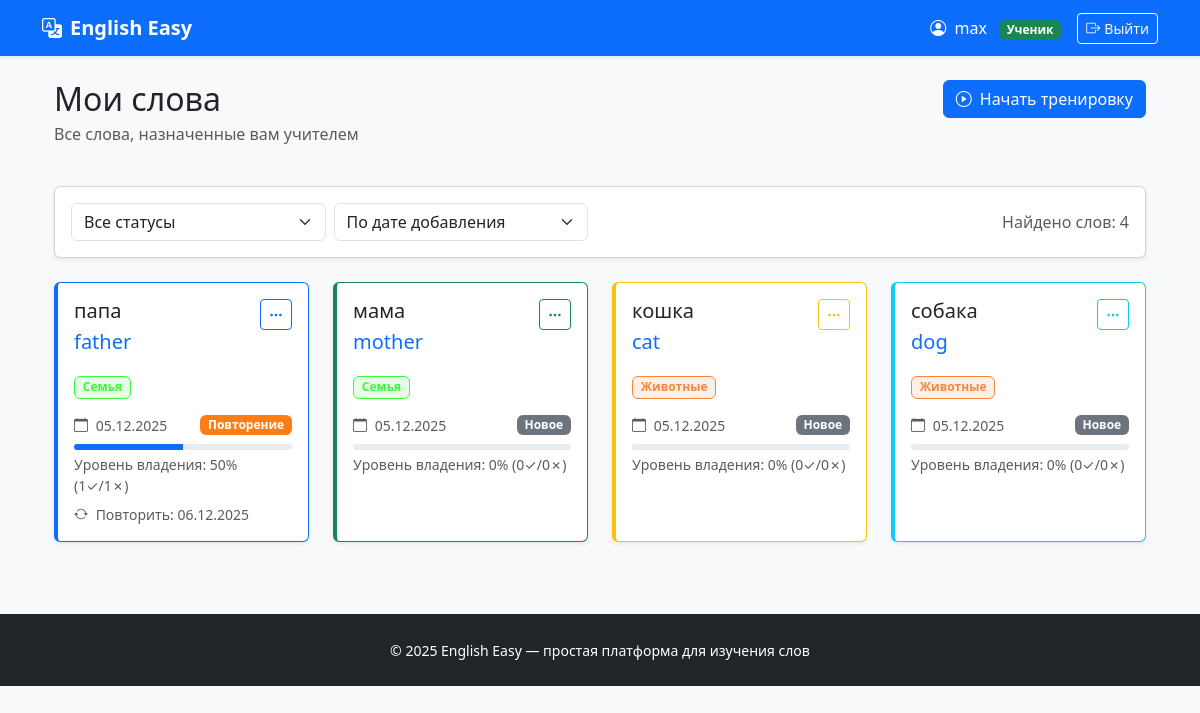
/vocabulary/student/words/ (signed in), run on the app's committed database.
### users/models.py (models this page shows, shortened)
class User(AbstractUser):
    ROLE_CHOICES = (
        ('teacher', 'Учитель'),
        ('student', 'Ученик'),
    )
    role = models.CharField(max_length=10, choices=ROLE_CHOICES, default='student')
    def is_teacher(self):
        return self.role == 'teacher'
    def is_student(self):
        return self.role == 'student'

### vocabulary/models.py (models this page shows, shortened)
class StudentWord(models.Model):
    STATUS_CHOICES = (
        ('new', 'Новое'),
        ('learning', 'Изучается'),
        ('review', 'Повторение'),
        ('completed', 'Изучено'),
    )
    student = models.ForeignKey(
        settings.AUTH_USER_MODEL,
        on_delete=models.CASCADE,
        related_name='assigned_words',
        limit_choices_to={'role': 'student'}
    )
    assigned_by = models.ForeignKey(
        settings.AUTH_USER_MODEL,
        on_delete=models.SET_NULL,
        null=True,
        blank=True,
        related_name='assigned_words_by_teacher',
        verbose_name="Назначено учителем"
    )
    word = models.ForeignKey(Word, on_delete=models.CASCADE)
    assigned_at = models.DateTimeField("Назначено", auto_now_add=True)
    status = models.CharField("Статус", max_length=10, choices=STATUS_CHOICES, default='new')
    last_reviewed = models.DateTimeField("Последнее повторение", null=True, blank=True)
    next_review = models.DateTimeField("Следующее повторение", null=True, blank=True)
    review_count = models.IntegerField("Количество повторений", default=0)
    correct_answers = models.IntegerField("Правильных ответов", default=0)
    wrong_answers = models.IntegerField("Неправильных ответов", default=0)
    class Meta:
        unique_together = ('student', 'word')
        ordering = ['-assigned_at']
        verbose_name = "Назначенное слово"
        verbose_name_plural = "Назначенные слова"
    def get_mastery_level(self):
        total = self.correct_answers + self.wrong_answers
        if total == 0:
            return 0
        return int((self.correct_answers / total) * 100)

class Word(models.Model):
    russian = models.CharField("Русский", max_length=100)
    english = models.CharField("English", max_length=100)
    topic = models.ForeignKey(
        Topic,
        null=True,
        blank=True,
        on_delete=models.SET_NULL,
        related_name='words'
    )
    created_at = models.DateTimeField(auto_now_add=True)
    class Meta:
        unique_together = ('russian', 'english')
        ordering = ['russian']
        verbose_name = "Слово"
        verbose_name_plural = "Слова"

class Topic(models.Model):
    name = models.CharField("Название темы", max_length=100)
    color = models.CharField("Цвет (HEX)", max_length=7, default="#3B82F6")
    created_at = models.DateTimeField(auto_now_add=True)
    class Meta:
        ordering = ['name']
        verbose_name = "Тема"
        verbose_name_plural = "Темы"

### vocabulary/views.py (the view)
# urls.py: path('student/words/', views.student_words_list, name='student_words'),
@login_required
def student_words_list(request):
    if not request.user.is_student():
        return redirect('dashboard:home')
    words = StudentWord.objects.filter(student=request.user)
    status = request.GET.get('status')
    if status and status != 'all':
        words = words.filter(status=status)
    sort_by = request.GET.get('sort', 'date')
    if sort_by == 'alphabet':
        words = words.order_by('word__russian')
    elif sort_by == 'topic':
        words = words.order_by('word__topic__name')
    else:
        words = words.order_by('-assigned_at')
    return render(request, 'vocabulary/student_words.html', {'words': words})

### vocabulary/templates/vocabulary/student_words.html (shortened to what this page needs)
{% extends 'base.html' %}
{% block content %}
<div class="container-fluid">
    <div class="row mb-4">
        <div class="col">
            <h1 class="h2 mb-1">Мои слова</h1>
            <p class="text-muted">Все слова, назначенные вам учителем</p>
        </div>
        <div class="col-auto">
            <a href="{% url 'vocabulary:practice' %}" class="btn btn-primary">
                <i class="bi bi-play-circle me-2"></i>Начать тренировку
            </a>
        </div>
    </div>
    <div class="card shadow-sm mb-4">
        <div class="card-body py-3">
            <div class="row align-items-center">
                <div class="col-md-6 mb-2 mb-md-0">
                    <form method="get" class="d-flex">
                        <select name="status" class="form-select me-2" onchange="this.form.submit()">
                            <option value="all" {% if not request.GET.status or request.GET.status == 'all' %}selected{% endif %}>Все статусы</option>
                        </select>
                        <select name="sort" class="form-select" onchange="this.form.submit()">
                            <option value="date" {% if request.GET.sort == 'date' %}selected{% endif %}>По дате добавления</option>
                        </select>
                    </form>
                </div>
                <div class="col-md-6 text-md-end">
                    <span class="text-muted">Найдено слов: {{ words.count }}</span>
                </div>
            </div>
        </div>
    </div>
    {% if words %}
        <div class="row" id="wordsList">
            {% for student_word in words %}
                <div class="col-md-6 col-lg-4 col-xl-3 mb-4">
                    <div class="card word-card border-{% cycle 'primary' 'success' 'warning' 'info' 'danger' as cardcolor %} shadow-sm h-100">
                        <div class="card-body">
                            <div class="d-flex justify-content-between align-items-start mb-3">
                                <div>
                                    <h5 class="card-title mb-1">{{ student_word.word.russian }}</h5>
                                    <p class="card-text text-primary fs-5">{{ student_word.word.english }}</p>
                                </div>
                                <div class="dropdown">
                                    <button class="btn btn-sm btn-outline-{{ cardcolor }}" type="button" data-bs-toggle="dropdown">
                                        <i class="bi bi-three-dots"></i>
                                    </button>
                                </div>
                            </div>
                            {% if student_word.word.topic %}
                                <span class="badge mb-3" style="background-color: {{ student_word.word.topic.color }}20; color: {{ student_word.word.topic.color }}; border: 1px solid {{ student_word.word.topic.color }}">
                                    {{ student_word.word.topic.name }}
                                </span>
                            {% endif %}
                            <div class="d-flex justify-content-between align-items-center mb-2">
                                <small class="text-muted">
                                    <i class="bi bi-calendar me-1"></i>
                                    {{ student_word.assigned_at|date:"d.m.Y" }}
                                </small>
                                <span class="badge bg-{{ student_word.status }}">
                                    {{ student_word.get_status_display }}
                                </span>
                            </div>
                            <div class="progress" style="height: 6px;">
                                <div class="progress-bar bg-{{ cardcolor }}"
                                     style="width: {{ student_word.get_mastery_level }}%"></div>
                            </div>
                            <small class="text-muted d-block mt-1">
                                Уровень владения: {{ student_word.get_mastery_level }}%
                                ({{ student_word.correct_answers }}✓/{{ student_word.wrong_answers }}✗)
                            </small>
                            {% if student_word.next_review %}
                                <small class="text-muted d-block mt-2">
                                    <i class="bi bi-arrow-repeat me-1"></i>
                                    Повторить: {{ student_word.next_review|date:"d.m.Y" }}
                                </small>
                            {% endif %}
                        </div>
                    </div>
                </div>
            {% endfor %}
        </div>
    {% endif %}
</div>
{% endblock %}

### templates/base.html (shortened to what this page needs)
<!DOCTYPE html>
<html lang="ru">
<head>
    <link href="https://cdn.jsdelivr.net/npm/bootstrap@5.3.3/dist/css/bootstrap.min.css" rel="stylesheet">
    <link href="https://cdn.jsdelivr.net/npm/bootstrap-icons@1.11.0/font/bootstrap-icons.css" rel="stylesheet">
</head>
<body>
<nav class="navbar navbar-expand-lg navbar-dark bg-primary shadow-sm">
    <div class="container">
        <a class="navbar-brand fw-bold" href="{% url 'users:home' %}">
            <i class="bi bi-translate me-2"></i>English Easy
        </a>
        <div class="navbar-nav ms-auto align-items-center">
            {% if user.is_authenticated %}
                <span class="text-white me-3">
                    <i class="bi bi-person-circle me-1"></i>
                    {{ user.username }}
                    {% if user.is_teacher %}
                        <span class="badge bg-light text-dark ms-2">Учитель</span>
                    {% else %}
                        <span class="badge bg-success text-white ms-2">Ученик</span>
                    {% endif %}
                </span>
                <form method="post" action="{% url 'users:logout' %}" class="d-inline">
                    <button type="submit" class="btn btn-outline-light btn-sm">
                        <i class="bi bi-box-arrow-right me-1"></i>Выйти
                    </button>
                </form>
            {% else %}
                <a href="{% url 'users:home' %}#login" class="btn btn-outline-light btn-sm">
                    <i class="bi bi-box-arrow-in-right me-1"></i>Вход
                </a>
            {% endif %}
        </div>
    </div>
</nav>
<main class="container mt-4 mb-5">
    {% block content %}
    {% endblock %}
</main>
<footer class="bg-dark text-white py-4 mt-auto">
    <div class="container text-center">
        <small>© 2025 English Easy — простая платформа для изучения слов</small>
    </div>
</footer>
</body>
</html>

### templates/base.html (style rules this page uses)
body { background: #f8f9fa; }
.navbar-brand { font-weight: 800; }

### vocabulary/templates/vocabulary/student_words.html (style rules this page uses)
.word-card { transition: transform 0.2s, box-shadow 0.2s; border-left: 4px solid; }
.bg-new { background-color: #6c757d; color: white; }
.bg-review { background-color: #fd7e14; color: white; }

### data on the page
User: username "max"
StudentWord: word.russian "папа", word.english "father", word.topic.name "Семья", assigned_at "05.12.2025", status "Повторение", get_mastery_level "50", correct_answers "1", wrong_answers "1", next_review "06.12.2025"
StudentWord: word.russian "мама", word.english "mother", word.topic.name "Семья", assigned_at "05.12.2025", status "Новое", get_mastery_level "0", correct_answers "0", wrong_answers "0"
StudentWord: word.russian "кошка", word.english "cat", word.topic.name "Животные", assigned_at "05.12.2025", status "Новое", get_mastery_level "0", correct_answers "0", wrong_answers "0"
StudentWord: word.russian "собака", word.english "dog", word.topic.name "Животные", assigned_at "05.12.2025", status "Новое", get_mastery_level "0", correct_answers "0", wrong_answers "0"

### other printed values
{{ words.count }} "4"
